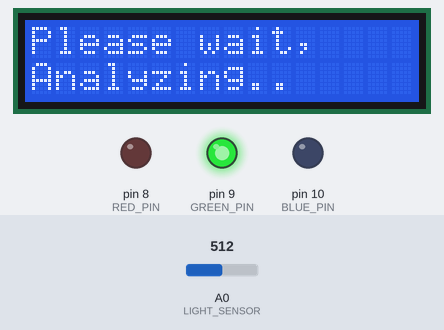
Simulated run of this sketch. Board: Arduino Uno, built with avr-gcc and run on an emulated ATmega328P. Parts: 16×2 character LCD, output pins drawn as LEDs (lit = HIGH). The test bench sets the inputs (shaded band); at power-on: A0 (LIGHT_SENSOR) = 512.

Above: at 17.2 s.
17.3 s: A0 (LIGHT_SENSOR) set to 716
At 22.4 s:
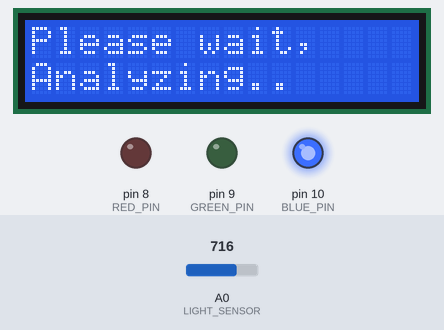
At 31.4 s:
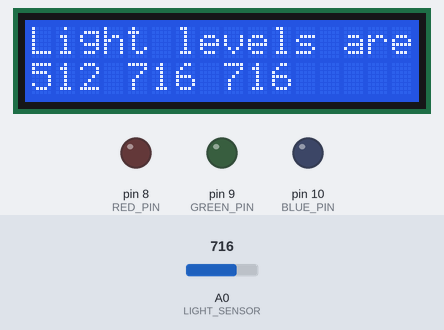
Timing chart, 0 to 32.9 s (numbered marks = the images above; inputs shaded):
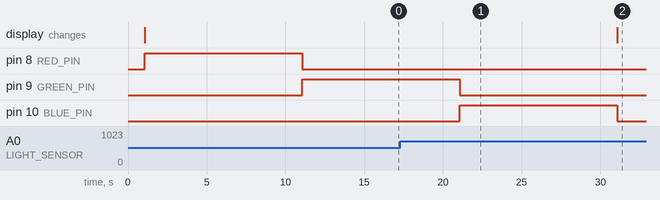

Measured:
- after the input at 17.3 s, the display: changes after 13.8 s (image 2)

The sketch:

spectrometer.ino
```cpp
// Load the LiquidCrystal library, which will give us
// commands to interface to the LCD:

#include <LiquidCrystal.h>

LiquidCrystal lcd(12,11,5,4,3,2);

const int LIGHT_SENSOR=0;

const int RED_PIN = 8;
const int GREEN_PIN = 9;
const int BLUE_PIN = 10;

int redLevel=-1, blueLevel=-1, greenLevel=-1;
int high=0;
int low=1023;

const boolean BASELINE=false;

void setup()
{
  pinMode(RED_PIN, OUTPUT);
  pinMode(GREEN_PIN, OUTPUT);
  pinMode(BLUE_PIN, OUTPUT);

  lcd.begin(16, 2);
  lcd.clear();
  lcd.setCursor(0,0);
  lcd.print("Spectrometer 1.0");

  delay(1000);
}

void loop()
{
    digitalWrite(RED_PIN, LOW);
    digitalWrite(GREEN_PIN, LOW);
    digitalWrite(BLUE_PIN, LOW);


    lcd.clear();
    lcd.setCursor(0,0);
    lcd.print("Please wait,");
    lcd.setCursor(0,1);
    lcd.print("Analyzing..");

    digitalWrite(RED_PIN,HIGH);
    delay(10000);
    redLevel=analogRead(LIGHT_SENSOR);

    digitalWrite(RED_PIN,LOW);
    digitalWrite(GREEN_PIN,HIGH);
    delay(10000);
    greenLevel=analogRead(LIGHT_SENSOR);

    digitalWrite(GREEN_PIN,LOW);
    digitalWrite(BLUE_PIN,HIGH);
    delay(10000);
    blueLevel=analogRead(LIGHT_SENSOR);

    digitalWrite(BLUE_PIN,LOW);

    lcd.clear();
    lcd.setCursor(0,0);
    lcd.print("Light levels are:");
    lcd.setCursor(0,1);
    lcd.print(redLevel);
    lcd.print(" ");
    lcd.print(greenLevel);
    lcd.print(" ");
    lcd.print(blueLevel);
    delay(10000);
}
```
